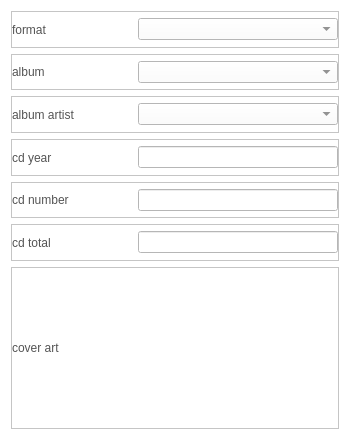
<?xml version="1.0" encoding="UTF-8"?>
<ui version="4.0">
 <class>CDRipInfo</class>
 <widget class="QWidget" name="CDRipInfo">
  <property name="geometry">
   <rect>
    <x>0</x>
    <y>0</y>
    <width>350</width>
    <height>440</height>
   </rect>
  </property>
  <property name="minimumSize">
   <size>
    <width>350</width>
    <height>440</height>
   </size>
  </property>
  <property name="windowTitle">
   <string>Form</string>
  </property>
  <property name="styleSheet">
   <string notr="true">QLabel
{
	color: rgb(84, 84, 84);
	font: 14pt &quot;Segoe UI&quot;;
}
QComboBox
{
	color: rgb(84, 84, 84);
	font: 14pt &quot;Segoe UI&quot;;
}
QLineEdit
{
	color: rgb(84, 84, 84);
	font: 14pt &quot;Segoe UI&quot;;
}
QWidget
{
	background-color: rgb(255, 255, 255);
}
</string>
  </property>
  <layout class="QVBoxLayout" name="verticalLayout">
   <item>
    <widget class="QFrame" name="frame_3">
     <property name="frameShape">
      <enum>QFrame::StyledPanel</enum>
     </property>
     <property name="frameShadow">
      <enum>QFrame::Raised</enum>
     </property>
     <layout class="QHBoxLayout" name="horizontalLayout_3">
      <property name="spacing">
       <number>0</number>
      </property>
      <property name="leftMargin">
       <number>0</number>
      </property>
      <property name="topMargin">
       <number>0</number>
      </property>
      <property name="rightMargin">
       <number>0</number>
      </property>
      <property name="bottomMargin">
       <number>0</number>
      </property>
      <item>
       <widget class="QLabel" name="label_3">
        <property name="text">
         <string>format</string>
        </property>
       </widget>
      </item>
      <item>
       <widget class="QComboBox" name="cbFormat">
        <property name="minimumSize">
         <size>
          <width>200</width>
          <height>0</height>
         </size>
        </property>
        <property name="maximumSize">
         <size>
          <width>200</width>
          <height>16777215</height>
         </size>
        </property>
       </widget>
      </item>
     </layout>
    </widget>
   </item>
   <item>
    <widget class="QFrame" name="frame_4">
     <property name="frameShape">
      <enum>QFrame::StyledPanel</enum>
     </property>
     <property name="frameShadow">
      <enum>QFrame::Raised</enum>
     </property>
     <layout class="QHBoxLayout" name="horizontalLayout_4">
      <property name="spacing">
       <number>0</number>
      </property>
      <property name="leftMargin">
       <number>0</number>
      </property>
      <property name="topMargin">
       <number>0</number>
      </property>
      <property name="rightMargin">
       <number>0</number>
      </property>
      <property name="bottomMargin">
       <number>0</number>
      </property>
      <item>
       <widget class="QLabel" name="label_4">
        <property name="text">
         <string>album</string>
        </property>
       </widget>
      </item>
      <item>
       <widget class="QComboBox" name="cbAlbum">
        <property name="minimumSize">
         <size>
          <width>200</width>
          <height>0</height>
         </size>
        </property>
        <property name="maximumSize">
         <size>
          <width>200</width>
          <height>16777215</height>
         </size>
        </property>
       </widget>
      </item>
     </layout>
    </widget>
   </item>
   <item>
    <widget class="QFrame" name="frame_5">
     <property name="frameShape">
      <enum>QFrame::StyledPanel</enum>
     </property>
     <property name="frameShadow">
      <enum>QFrame::Raised</enum>
     </property>
     <layout class="QHBoxLayout" name="horizontalLayout_5">
      <property name="spacing">
       <number>0</number>
      </property>
      <property name="leftMargin">
       <number>0</number>
      </property>
      <property name="topMargin">
       <number>0</number>
      </property>
      <property name="rightMargin">
       <number>0</number>
      </property>
      <property name="bottomMargin">
       <number>0</number>
      </property>
      <item>
       <widget class="QLabel" name="label_5">
        <property name="text">
         <string>album artist</string>
        </property>
       </widget>
      </item>
      <item>
       <widget class="QComboBox" name="cbAlbumArtist">
        <property name="minimumSize">
         <size>
          <width>200</width>
          <height>0</height>
         </size>
        </property>
        <property name="maximumSize">
         <size>
          <width>200</width>
          <height>16777215</height>
         </size>
        </property>
       </widget>
      </item>
     </layout>
    </widget>
   </item>
   <item>
    <widget class="QFrame" name="frame_6">
     <property name="frameShape">
      <enum>QFrame::StyledPanel</enum>
     </property>
     <property name="frameShadow">
      <enum>QFrame::Raised</enum>
     </property>
     <layout class="QHBoxLayout" name="horizontalLayout_6">
      <property name="spacing">
       <number>0</number>
      </property>
      <property name="leftMargin">
       <number>0</number>
      </property>
      <property name="topMargin">
       <number>0</number>
      </property>
      <property name="rightMargin">
       <number>0</number>
      </property>
      <property name="bottomMargin">
       <number>0</number>
      </property>
      <item>
       <widget class="QLabel" name="label_6">
        <property name="text">
         <string>cd year</string>
        </property>
       </widget>
      </item>
      <item>
       <widget class="QLineEdit" name="lineEditCDYear">
        <property name="minimumSize">
         <size>
          <width>200</width>
          <height>0</height>
         </size>
        </property>
        <property name="maximumSize">
         <size>
          <width>200</width>
          <height>16777215</height>
         </size>
        </property>
       </widget>
      </item>
     </layout>
    </widget>
   </item>
   <item>
    <widget class="QFrame" name="frame">
     <property name="frameShape">
      <enum>QFrame::StyledPanel</enum>
     </property>
     <property name="frameShadow">
      <enum>QFrame::Raised</enum>
     </property>
     <layout class="QHBoxLayout" name="horizontalLayout">
      <property name="spacing">
       <number>0</number>
      </property>
      <property name="leftMargin">
       <number>0</number>
      </property>
      <property name="topMargin">
       <number>0</number>
      </property>
      <property name="rightMargin">
       <number>0</number>
      </property>
      <property name="bottomMargin">
       <number>0</number>
      </property>
      <item>
       <widget class="QLabel" name="label">
        <property name="text">
         <string>cd number</string>
        </property>
       </widget>
      </item>
      <item>
       <widget class="QLineEdit" name="lineEditCDNumber">
        <property name="minimumSize">
         <size>
          <width>200</width>
          <height>0</height>
         </size>
        </property>
        <property name="maximumSize">
         <size>
          <width>200</width>
          <height>16777215</height>
         </size>
        </property>
       </widget>
      </item>
     </layout>
    </widget>
   </item>
   <item>
    <widget class="QFrame" name="frame_7">
     <property name="frameShape">
      <enum>QFrame::StyledPanel</enum>
     </property>
     <property name="frameShadow">
      <enum>QFrame::Raised</enum>
     </property>
     <layout class="QHBoxLayout" name="horizontalLayout_7">
      <property name="spacing">
       <number>0</number>
      </property>
      <property name="leftMargin">
       <number>0</number>
      </property>
      <property name="topMargin">
       <number>0</number>
      </property>
      <property name="rightMargin">
       <number>0</number>
      </property>
      <property name="bottomMargin">
       <number>0</number>
      </property>
      <item>
       <widget class="QLabel" name="label_7">
        <property name="text">
         <string>cd total</string>
        </property>
       </widget>
      </item>
      <item>
       <widget class="QLineEdit" name="lineEditCDTotal">
        <property name="minimumSize">
         <size>
          <width>200</width>
          <height>0</height>
         </size>
        </property>
        <property name="maximumSize">
         <size>
          <width>200</width>
          <height>16777215</height>
         </size>
        </property>
       </widget>
      </item>
     </layout>
    </widget>
   </item>
   <item>
    <widget class="QFrame" name="frame_2">
     <property name="frameShape">
      <enum>QFrame::StyledPanel</enum>
     </property>
     <property name="frameShadow">
      <enum>QFrame::Raised</enum>
     </property>
     <layout class="QHBoxLayout" name="horizontalLayout_2">
      <property name="spacing">
       <number>0</number>
      </property>
      <property name="leftMargin">
       <number>0</number>
      </property>
      <property name="topMargin">
       <number>0</number>
      </property>
      <property name="rightMargin">
       <number>0</number>
      </property>
      <property name="bottomMargin">
       <number>0</number>
      </property>
      <item>
       <widget class="QLabel" name="label_8">
        <property name="text">
         <string>cover art</string>
        </property>
       </widget>
      </item>
      <item>
       <widget class="QLabel" name="labelCoverArt">
        <property name="minimumSize">
         <size>
          <width>160</width>
          <height>160</height>
         </size>
        </property>
        <property name="maximumSize">
         <size>
          <width>160</width>
          <height>160</height>
         </size>
        </property>
        <property name="styleSheet">
         <string notr="true">QLabel
{
  border-image: url(&quot;:/resource/playlist-img160-albumart-h.png&quot;);
}
</string>
        </property>
       </widget>
      </item>
     </layout>
    </widget>
   </item>
  </layout>
 </widget>
 <resources/>
 <connections/>
</ui>
